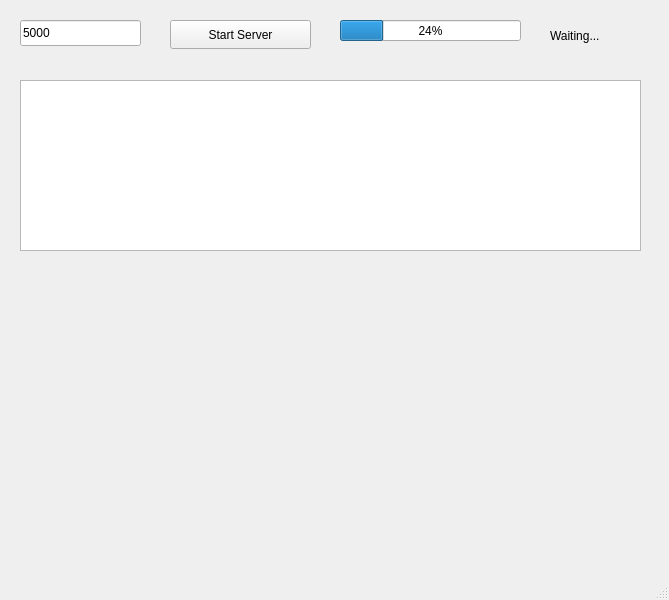
<?xml version="1.0" encoding="UTF-8"?>
<ui version="4.0">
 <class>MainWindow</class>
 <widget class="QMainWindow" name="MainWindow">
  <property name="geometry">
   <rect>
    <x>0</x>
    <y>0</y>
    <width>669</width>
    <height>600</height>
   </rect>
  </property>
  <property name="windowTitle">
   <string>MainWindow</string>
  </property>
  <widget class="QWidget" name="centralwidget">
   <widget class="QLineEdit" name="portEdit">
    <property name="geometry">
     <rect>
      <x>20</x>
      <y>20</y>
      <width>121</width>
      <height>26</height>
     </rect>
    </property>
    <property name="text">
     <string>5000</string>
    </property>
   </widget>
   <widget class="QPushButton" name="btnStartServer">
    <property name="geometry">
     <rect>
      <x>170</x>
      <y>20</y>
      <width>141</width>
      <height>29</height>
     </rect>
    </property>
    <property name="text">
     <string>Start Server</string>
    </property>
   </widget>
   <widget class="QProgressBar" name="progressBar">
    <property name="geometry">
     <rect>
      <x>340</x>
      <y>20</y>
      <width>181</width>
      <height>21</height>
     </rect>
    </property>
    <property name="value">
     <number>24</number>
    </property>
   </widget>
   <widget class="QLabel" name="lblStatus">
    <property name="geometry">
     <rect>
      <x>550</x>
      <y>20</y>
      <width>101</width>
      <height>31</height>
     </rect>
    </property>
    <property name="text">
     <string>Waiting...</string>
    </property>
   </widget>
   <widget class="QTextEdit" name="textEditLog">
    <property name="geometry">
     <rect>
      <x>20</x>
      <y>80</y>
      <width>621</width>
      <height>171</height>
     </rect>
    </property>
    <property name="readOnly">
     <bool>true</bool>
    </property>
   </widget>
  </widget>
  <widget class="QMenuBar" name="menubar">
   <property name="geometry">
    <rect>
     <x>0</x>
     <y>0</y>
     <width>669</width>
     <height>26</height>
    </rect>
   </property>
  </widget>
  <widget class="QStatusBar" name="statusbar"/>
 </widget>
 <resources/>
 <connections/>
</ui>
